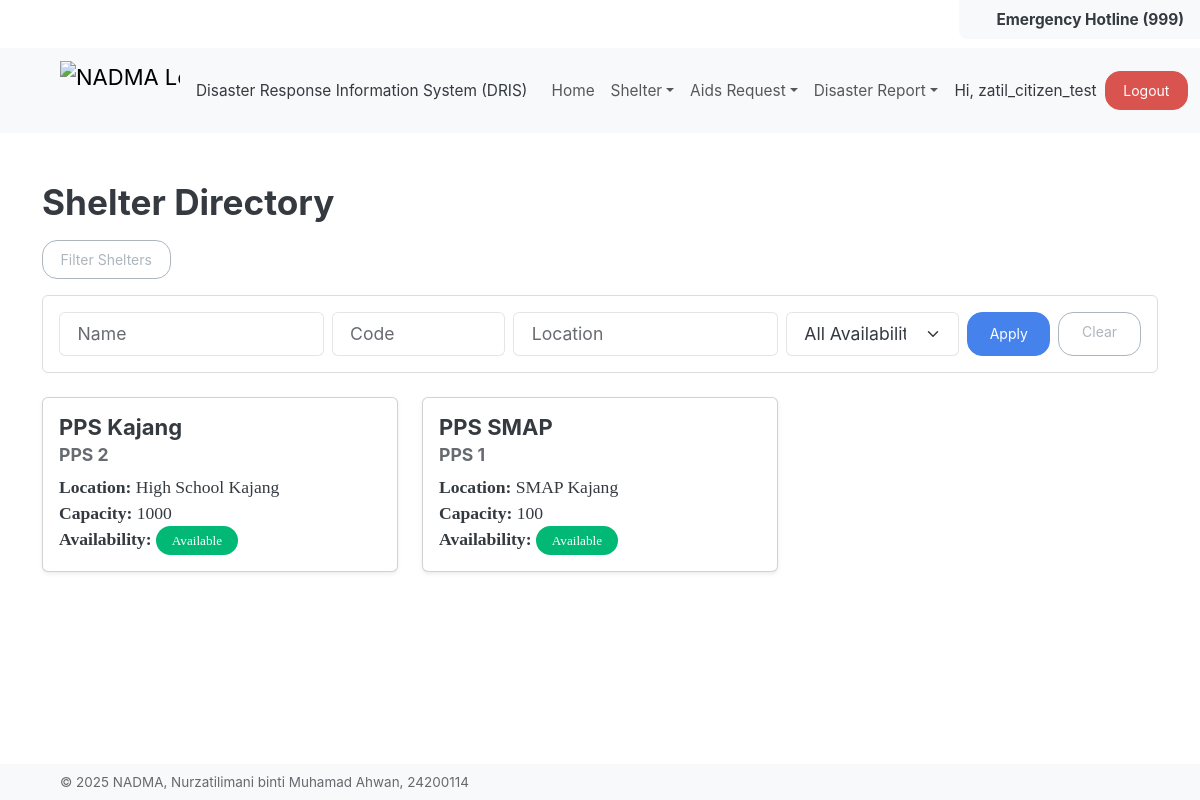
Screenshot of /shelter/directory?keep_open=1 (signed in) with the database file from the repository.
### UserManagement/models.py (models this page shows, shortened)
class CustomUser(AbstractUser):
    phone_number = models.CharField(max_length=15, blank=True, null=True)
    role = models.ForeignKey(Role, on_delete=models.SET_NULL, null=True, blank=True, related_name='users')
    created_at = models.DateTimeField(auto_now_add=True)

### ShelterDirectory/models.py (models this page shows, shortened)
class Shelter(models.Model):
    id= models.AutoField(primary_key=True)
    code = models.CharField(max_length=3, unique=True)
    name = models.CharField(max_length=100)
    location = models.TextField()
    capacity = models.IntegerField(default=0)
    availability = models.BooleanField(default=True)
    created_by = models.ForeignKey(Authority, on_delete=models.CASCADE, related_name='shelters_created',  null=True, blank=True)
    created_at = models.DateTimeField(auto_now_add=True)
    updated_by = models.ForeignKey(Authority, on_delete=models.CASCADE, related_name='shelters_updated', null=True, blank=True)
    updated_at = models.DateTimeField(auto_now=True)

### ShelterDirectory/views.py (the view)
# urls.py: path("directory", ShelterDirectoryCardView.as_view(), name="shelter_directory"),
class ShelterDirectoryCardView(View):
    def get(self, request):
        name = request.GET.get('name', '').strip()
        code = request.GET.get('code', '').strip()
        location = request.GET.get('location', '').strip()
        availability = request.GET.get('availability', '').strip()
        shelters = Shelter.objects.all()
        if name:
            shelters = shelters.filter(name__icontains=name)
        if code:
            shelters = shelters.filter(code__icontains=code)
        if location:
            shelters = shelters.filter(location__icontains=location)
        if availability != '':
            shelters = shelters.filter(availability=availability)
        return render(request, 'shelter-directory/directory.html', {
            'data': shelters,
        })

### templates/shelter-directory/directory.html (shortened to what this page needs)
{% extends "base.html" %}
{% block content %}
<div class="container mt-3">
  <h2 class="flex-grow-1 mb-3">Shelter Directory</h2>
  <button class="btn btn-outline-secondary mb-3" type="button" data-bs-toggle="collapse" data-bs-target="#filterCollapse" aria-expanded="false" aria-controls="filterCollapse">
    Filter Shelters
  </button>
  <div class="collapse mb-4{% if request.GET.name or request.GET.code or request.GET.location or request.GET.availability or request.GET.keep_open %} show{% endif %}" id="filterCollapse">
    <div class="card border card-body">
      <form method="get" class="row g-2" id="filterForm">
        <div class="col-md-3">
          <input type="text" name="name" class="form-control" placeholder="Name" value="{{ request.GET.name }}">
        </div>
        <div class="col-md-2">
          <input type="text" name="code" class="form-control" placeholder="Code" value="{{ request.GET.code }}">
        </div>
        <div class="col-md-3">
          <input type="text" name="location" class="form-control" placeholder="Location" value="{{ request.GET.location }}">
        </div>
        <div class="col-md-2">
          <select name="availability" class="form-select">
            <option value="">All Availability</option>
          </select>
        </div>
        <div class="col-md-1 d-grid">
          <button type="submit" class="btn btn-primary" id="applyFilterBtn">Apply</button>
        </div>
        <div class="col-md-1 d-grid">
          <a href="{% url 'shelter:shelter_directory' %}?keep_open=1" class="btn btn-outline-secondary" id="clearFilterBtn">Clear</a>
        </div>
      </form>
    </div>
  </div>
  <div class="row">
    {% for shelter in data %}
      <div class="col-md-4 mb-4">
        <div class="card h-100 shadow-sm">
          <div class="card-body">
            <h5 class="card-title">{{ shelter.name }}</h5>
            <h6 class="card-subtitle mb-2 text-muted">{{ shelter.code }}</h6>
            <p class="card-text">
              <strong>Location:</strong> {{ shelter.location }}<br>
              <strong>Capacity:</strong> {{ shelter.capacity }}<br>
              <strong>Availability:</strong>
              {% if shelter.availability %}
                <span class="badge rounded-pill bg-success">Available</span>
              {% else %}
                <span class="badge rounded-pill bg-danger">Not Available</span>
              {% endif %}
            </p>
          </div>
        </div>
      </div>
    {% empty %}
      <div class="col-12">
        <div class="alert alert-info">No shelters found.</div>
      </div>
    {% endfor %}
  </div>
</div>
{% endblock %}

### templates/base/navigation.html (shortened to what this page needs)
{% load static %}
<nav class="navbar navbar-expand-lg bg-body-tertiary" data-bs-theme="light">
  <div class="container-fluid ms-5">
    <a class="navbar-brand" href="#">
      <img
        src="{% static 'img/nadma-logo.png' %}"
        alt="NADMA Logo"
        width="120"
        height="60"
        class="d-inline-block align-top"
      />
    </a>
    <span>Disaster Response Information System (DRIS)</span>
    <div class="collapse navbar-collapse ms-3" id="navbarColor01">
      <ul class="navbar-nav me-auto">
        <li class="nav-item">
          <a
            class="nav-link {% if request.path == '/' %}active{% endif %}"
            href="{% url 'home' %}"
          >
            Home
          </a>
        </li>
        <li class="nav-item dropdown">
          <a
            class="nav-link dropdown-toggle"
            data-bs-toggle="dropdown"
            href="#"
            role="button"
            aria-haspopup="true"
            aria-expanded="false"
            >Shelter</a
          >
        </li>
        {% if request.user.is_authenticated %}
           {% if request.user.role and request.user.role.name == 'authorities' or request.user.role.name == 'citizens' %}
          <li class="nav-item dropdown">
            <a
              class="nav-link dropdown-toggle"
              data-bs-toggle="dropdown"
              href="#"
              role="button"
              aria-haspopup="true"
              aria-expanded="false"
              >Aids Request</a
            >
          </li>
          {% endif %}
             <li class="nav-item dropdown">
            <a
              class="nav-link dropdown-toggle"
              data-bs-toggle="dropdown"
              href="#"
              role="button"
              aria-haspopup="true"
              aria-expanded="false"
              >Disaster Report</a
            >
          </li>
        {% endif %}
      </ul>
  <div class="d-flex align-items-center">
  {% if not request.user.is_authenticated %}
    <a class="btn btn-success me-2" href="{% url 'auth:login' %}">Login</a>
    <a class="btn btn-primary" href="{% url 'auth:register' %}">Register</a>
  {% else %}
    <span class="me-2 align-middle">Hi, {{ request.user.username }}</span>
    <a class="btn btn-danger align-middle" href="{% url 'auth:logout' %}">Logout</a>
  {% endif %}
</div>
    </div>
  </div>
</nav>

### rows the page displays
CustomUser: user.username "zatil_citizen_test"
Shelter: name "PPS Kajang", code "PPS 2", location "High School Kajang", capacity "1000", availability "Available"
Shelter: name "PPS SMAP", code "PPS 1", location "SMAP Kajang", capacity "100", availability "Available"
